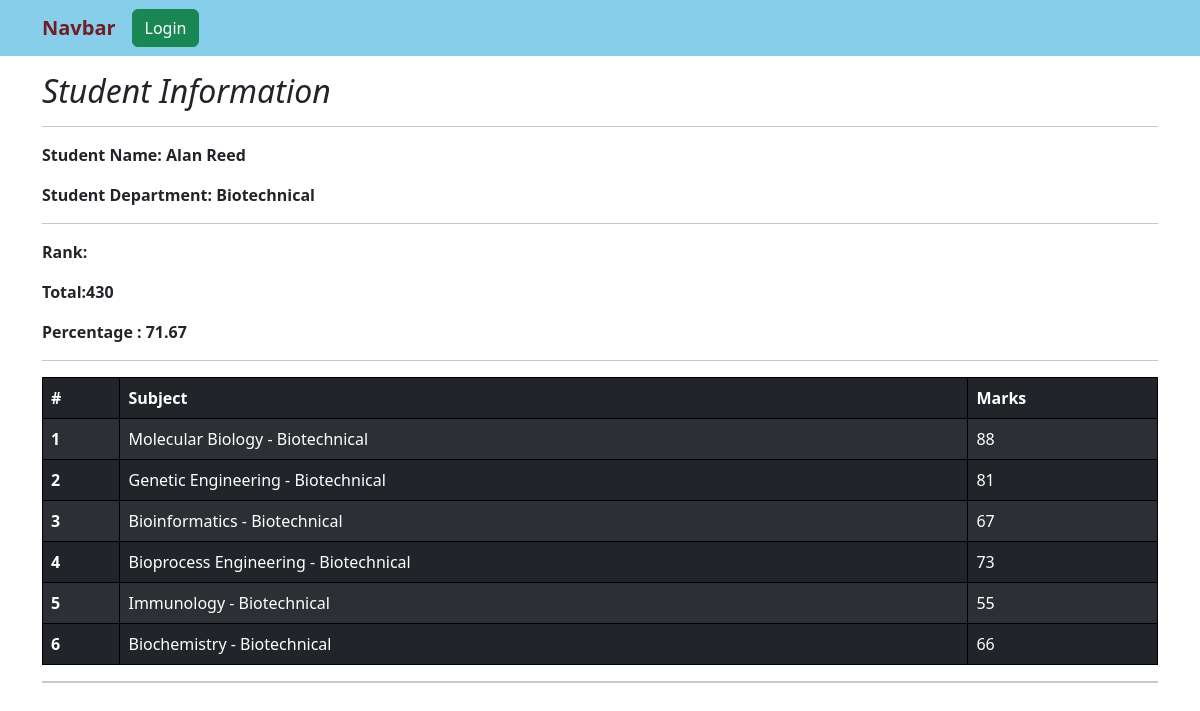
The app's page /see-marks/STU-0982/ with its own data.
### stu/models.py (models this page shows, shortened)
class SubjectMark(models.Model):
    student = models.ForeignKey(Student, related_name = "sub_marks", on_delete = models.CASCADE)
    subject = models.ForeignKey(Subject, related_name="sub_marks", on_delete = models.CASCADE)
    marks = models.IntegerField()
    class Meta:
        unique_together= ['student','subject']

class Student(models.Model):
    department = models.ForeignKey( Department, related_name="depart", on_delete= models.CASCADE)
    student_id = models.OneToOneField( StudentID , related_name="studentid", on_delete= models.CASCADE)
    student_name = models.CharField(max_length = 100)
    student_email = models.EmailField(unique= True)
    student_age = models.IntegerField(default = 18)
    student_address = models.TextField()
    class Meta:
        ordering = ['student_name']
        verbose_name = "student"

class Department(models.Model):
    department = models.CharField(max_length=100)
    def __str__(self) -> str:
        return self.department
    class Meta:
        ordering = ['department']

class Subject(models.Model):
    department = models.ForeignKey(Department, related_name = "sub", on_delete = models.CASCADE)
    subject_name = models.CharField(max_length=100)
    def __str__(self) -> str:
        return f'{self.subject_name} - {self.department}'
    class Meta:
        ordering=['department']

### stu/views.py (the view)
# urls.py: path('see-marks/<student_id>/', see_marks, name="see_marks"),
def see_marks(request, student_id):
    queryset = SubjectMark.objects.filter(student_id__student_id__student_id=student_id)
    total_marks = queryset.aggregate(total_marks=Sum('marks'))
    max_marks = 600
    total_marks_percentage = (total_marks['total_marks'] / max_marks) * 100 if total_marks['total_marks'] else 0
    return render(request, 'see_marks.html', {'queryset': queryset, 'total_marks': total_marks['total_marks'], 'total_marks_percentage': total_marks_percentage})

### stu/templates/see_marks.html
{% extends "base.html" %}
{% block start %}
<div class="container mt-3">
    <div class="mt-1">
        <h2><i> Student Information</i></h2>
        <hr>
        <p><b>Student Name: {{ queryset.0.student.student_name }}</b></p>
        <p><b>Student Department: {{ queryset.0.student.department.department }}</b></p>
    </div>
    <hr>
    <div>
        <p><b>Rank:</b></p>
        <p><b>Total:{{total_marks}}</b> </p>
        <p><b>Percentage : {{total_marks_percentage |floatformat:2 }} </b></p>
    </div>
    <hr>
    <table class="table table-dark table-striped">
      <thead>
        <tr>
          <th scope="col">#</th>
          <th scope="col">Subject</th>
          <th scope="col">Marks</th>
        </tr>
      </thead>
      <tbody>
        {% for marks in queryset %}
        <tr>
            <th scope="row">{{ forloop.counter }}</th>
            <td>{{ marks.subject }}</td>
            <td>{{ marks.marks }}</td>
        </tr>
        {% endfor %}
      </tbody>
    </table>
    <hr style="border-top: 2px solid #212529;" >
</div>
{% endblock start %}

### home/templates/base.html (style rules this page uses)
table, th, td, tr { border: 1px solid black; }

### records on screen
SubjectMark: student.student_name "Alan Reed", student.department "Biotechnical", subject "Molecular Biology - Biotechnical", marks "88"
SubjectMark: subject "Genetic Engineering - Biotechnical", marks "81"
SubjectMark: subject "Bioinformatics - Biotechnical", marks "67"
SubjectMark: subject "Bioprocess Engineering - Biotechnical", marks "73"
SubjectMark: subject "Immunology - Biotechnical", marks "55"
SubjectMark: subject "Biochemistry - Biotechnical", marks "66"

### other values on screen
{{ total_marks }} "430"
{{ total_marks_percentage |floatformat:2 }} "71.67"
